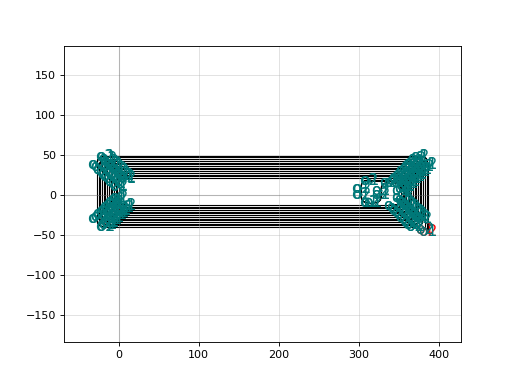

Write Python code to recreate this figure.
import gdsfactory as gf

c = gf.components.spiral_external_io(N=6, x_inner_length_cutback=300.0, x_inner_offset=0.0, y_straight_inner_top=0.0, xspacing=3.0, yspacing=3.0)
c.plot()
